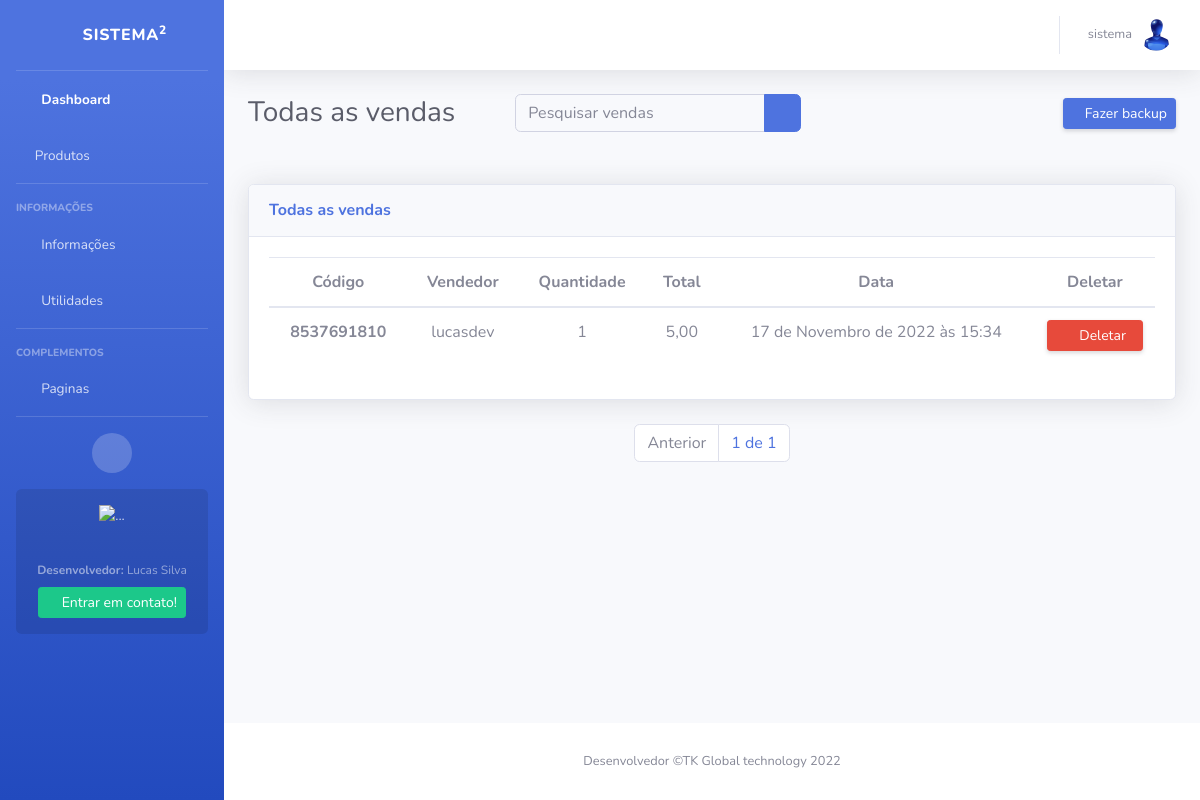
The app's page /vendas/todas-as-vendas/ (signed in) with its own data.
### apps/users/models/user_model.py (models this page shows, shortened)
class ProfileUser(models.Model):
    user = models.OneToOneField(User, on_delete=models.CASCADE)
    idade = models.BigIntegerField(null=True, blank=True, default=0, db_column='idade')
    cidade = models.CharField(max_length=20, null=True, blank=True, db_column='cidade')
    contato = models.CharField(max_length=11, null=True, blank=True, db_column='contato')
    endereco = models.CharField(max_length=20, null=True, blank=True, db_column='endereco')
    numero_casa = models.BigIntegerField(null=True, blank=True, db_column='numero_casa')
    data_nascimento = models.DateField(null=True, blank=True, db_column='data_nascimento')
    imagem_perfil = models.ImageField(default='usuario.png', upload_to=upload_to, null=True, blank=True, db_column='imagem_perfil')
    data_cadastro = models.DateTimeField(auto_now_add=True, db_column='data_cadastro')
    data_update = models.DateTimeField(auto_now=True, db_column='data_update')
    class Meta:
        db_table = 'profile_user'
        verbose_name = 'Perfil'
        verbose_name_plural = 'Perfis'

### apps/sales_products/models/sales.py (models this page shows, shortened)
class SellProduct(models.Model):
    code_sale = models.BigIntegerField(default=generate_id, editable=False)
    sold_by = models.ForeignKey(User, on_delete=models.CASCADE)
    cart_product = models.ForeignKey(Cart, on_delete=models.CASCADE, null=True, blank=True)
    quantity = models.BigIntegerField(default=1, null=True, blank=True)
    amount = models.DecimalField(decimal_places=2, max_digits=9, null=True, blank=True, editable=False)
    date_sale = models.DateTimeField(auto_now_add=True)
    class Meta:
        db_table = 'sales'
        verbose_name = 'Produtos vendidos'
        verbose_name_plural = 'Produtos vendidos'
        ordering = ('-date_sale',)

### apps/sales_products/views/sales.py (the view, shortened to what this page needs)
# urls.py: path('todas-as-vendas/', ProductsSoldView.as_view(), name='all_producs_sold'),
class ProductsSoldView(LoginRequiredMixin, ListView):
    template_name = 'products-solds.html'
    redirect_field_name = 'login'
    model = SellProduct
    def get(self, request, *args, **kwargs):
        self.object_list = self.get_queryset()
        allow_empty = self.get_allow_empty()
        sell = SellProduct.objects.all().order_by('-date_sale')
        queryset = request.GET.get('q')
        print(queryset)
        paginator = Paginator(sell, 10)
        page = self.request.GET.get('page')
        posts = paginator.get_page(page)
        context = dict()
        context['posts'] = posts
        return self.render_to_response(context)

### apps/sales_products/templates/products-solds.html (shortened to what this page needs)
{% extends 'base.html' %}
{% load static %}
{% block body %}
<div class="container-fluid">
    <div class="d-sm-flex align-items-center justify-content-between mb-5">
        <h1 class="h3 mb-0 text-gray-800">Todas as vendas</h1>
        <form class="d-none d-sm-inline-block form-inline mr-auto ml-md-5 my-2 my-md-0 mw-100 navbar-search col-md-4" method="GET">
            <div class="input-group">
                <input name="q" value="{{ request.GET.q }}" type="search" class="form-control bg-light border-1 small" placeholder="Pesquisar vendas"
                    aria-label="Search" aria-describedby="basic-addon2">
                <div class="input-group-append">
                    <button class="btn btn-primary" type="submit">
                        <i class="fas fa-search fa-sm"></i>
                    </button>
                </div>
            </div>
        </form>
        <a href="{% url 'backup_products_sold' %}" class="d-none d-sm-inline-block btn btn-sm btn-primary shadow-sm">
            <i class="fas fa-download fa-sm text-white-50"></i> Fazer backup
        </a>
    </div>
    <div class="row">
        <div class="col-xl-12 col-lg-12">
            <div class="card shadow mb-4">
                <div
                    class="card-header py-3 d-flex flex-row align-items-center justify-content-between">
                    <h6 class="m-0 font-weight-bold text-primary">Todas as vendas</h6>
                </div>
                <div class="card-body">
                    <div class="table-responsive-sm">
                        <table class="table table-hover">
                            <thead>
                            <tr  class="text-center">
                                <th scope="col">Código</th>
                                <th scope="col">Vendedor</th>
                                <th scope="col">Quantidade</th>
                                <th scope="col">Total</th>
                                <th scope="col">Data</th>
                                <th scope="col">Deletar</th>
                            </tr>
                            </thead>
                            <tbody>
                            {% for sell_prod in posts %}
                            <tr class="text-center">
                                <th scope="row">{{sell_prod.code_sale}}</th>
                                <td>{{sell_prod.sold_by}}</td>
                                <td>{{sell_prod.quantity}}</td>
                                <td>{{sell_prod.amount}}</td>
                                <td>{{sell_prod.date_sale}}</td>
                                <td>
                                    <form action="{% url 'delete_produc_sold' sell_prod.pk %}" method="post">
                                        <button class="d-none d-sm-inline-block btn btn-sm btn-danger shadow-sm float-left col-md-12" type="submit">
                                            <i class="fas fa-trash mt-1 fa-sm fa-fw text-gray-100 float-left"></i>
                                            Deletar
                                        </button>
                                    </form>
                                </td>
                            </tr>
                            {% endfor %}
                        </table>
                    </div>
                </div>
            </div>
        </div>
    </div>
    <nav aria-label="Navegação de página exemplo">
        <ul class="pagination justify-content-center" style="justify-content: center; display: flex;">
            {% if posts.has_previous != 0 %}
                <li class="page-item">
                    <a class="page-link" href="?page={{ posts.previous_page_number }}">Anterior</a>
                </li>
            {% else %}
                <li class="page-item disabled">
                    <a class="page-link">Anterior</a>
                </li>
            {% endif %}
                <li class="page-item">
                    <a class="page-link" href="#">{{ posts.number }} de {{ posts.paginator.num_pages }}</a>
                </li>
        </ul>
    </nav>
</div>
{% endblock body %}

### templates/navbar.html (shortened to what this page needs)
<nav class="navbar navbar-expand navbar-light bg-white topbar mb-4 static-top shadow">
    <ul class="navbar-nav ml-auto">
        <li class="nav-item dropdown no-arrow">
            <a class="nav-link dropdown-toggle" href="#" id="userDropdown" role="button"data-toggle="dropdown" aria-haspopup="true" aria-expanded="false">
                <span class="mr-2 d-none d-lg-inline text-gray-600 small">
                {% if request.user.is_authenticated %}{{ request.user.username }}</span>
                    <img class="img-profile rounded-circle" src="{{ request.user.profileuser.imagem_perfil.url }}">
                {% else %}
                    Usuário deslogado
                {% endif %}
            </a>
        </li>
    </ul>
</nav>

### records on screen
SellProduct: code_sale "8537691810", sold_by "lucasdev", quantity "1", amount "5,00", date_sale "17 de Novembro de 2022 às 15:34"

### other values on screen
{{ request.user.username }} "sistema"
{{ posts.number }} "1"
{{ posts.paginator.num_pages }} "1"
